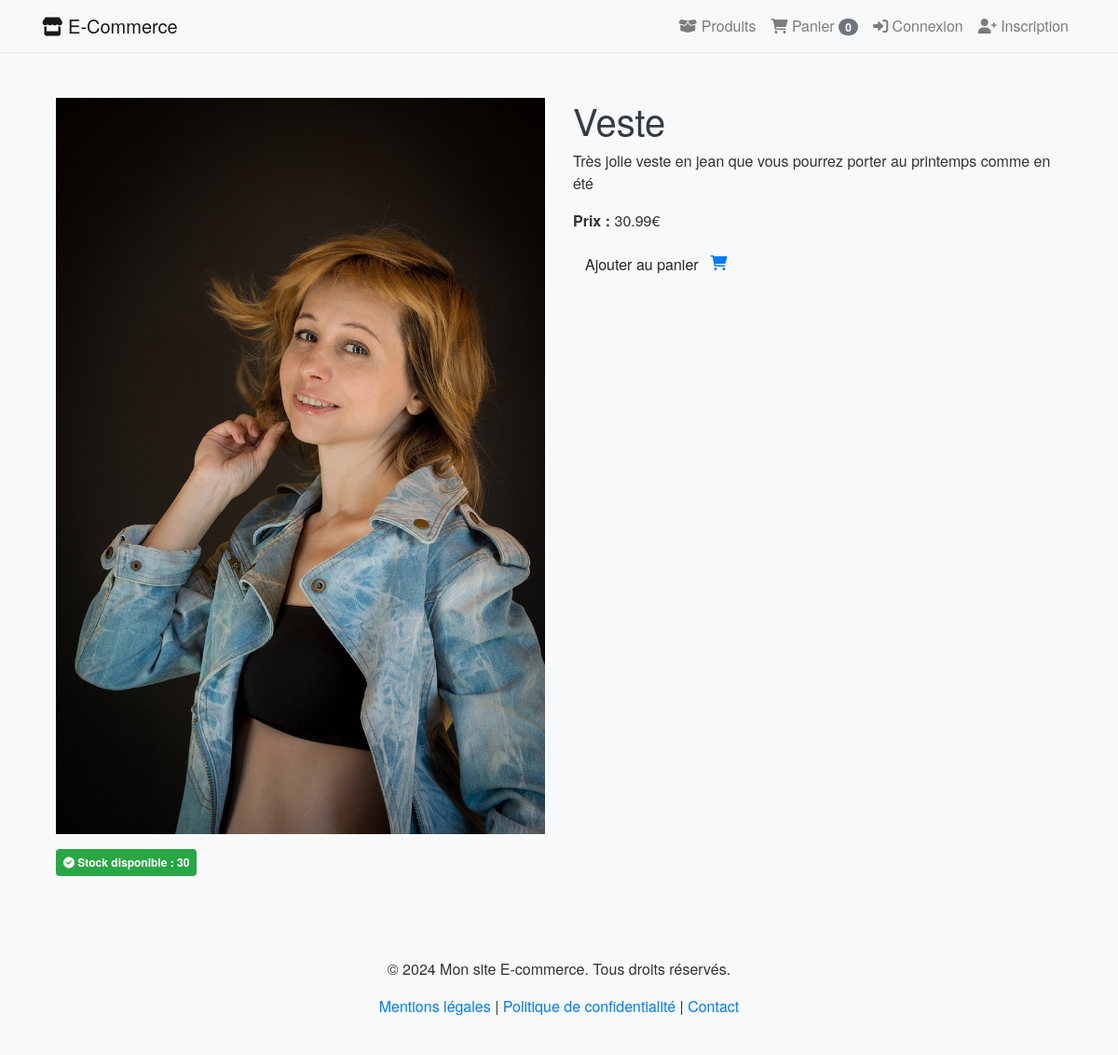
Page /product/veste/ on the earlier database version.
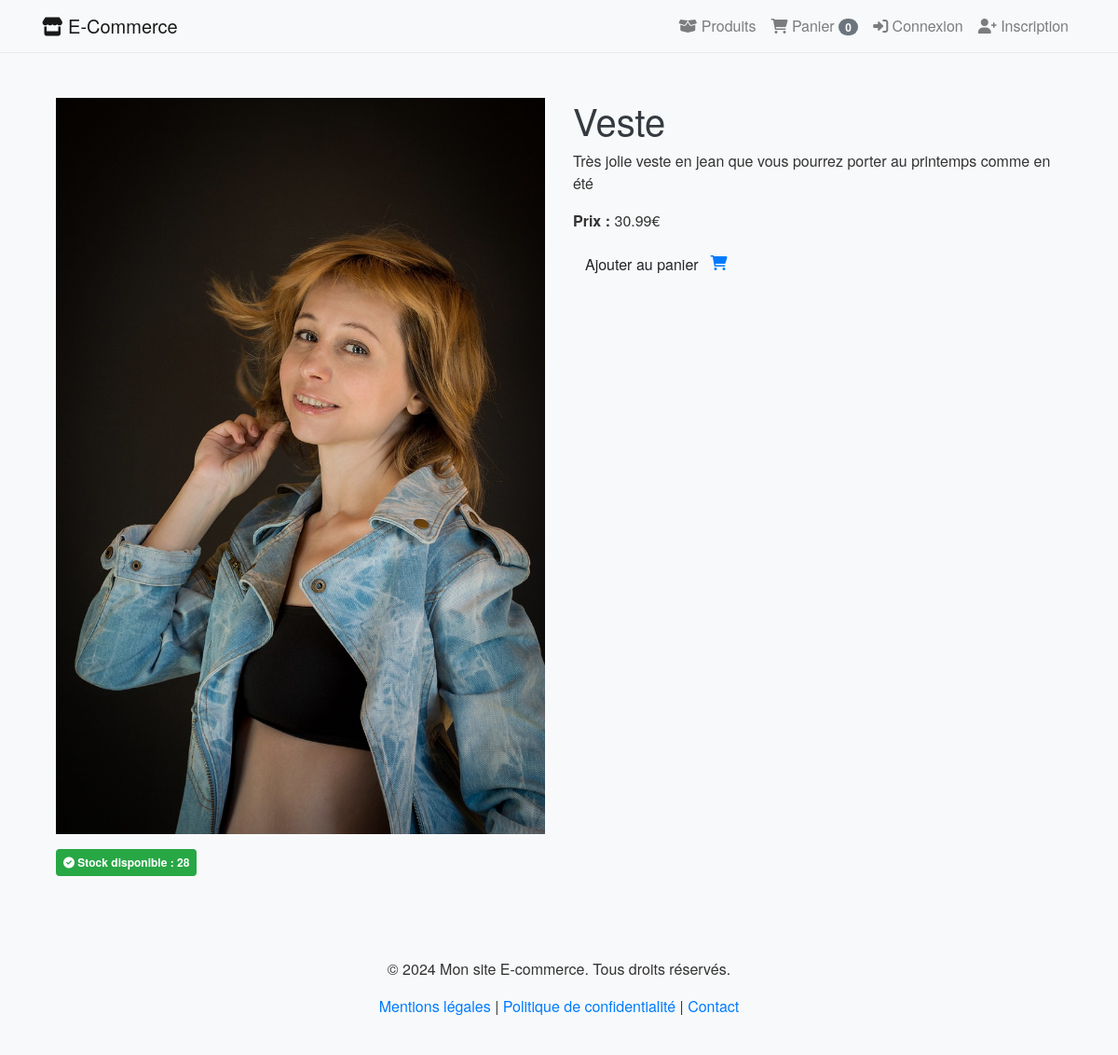
Same page on the later database version.
### shop/models.py (models this page shows, shortened)
class Product(models.Model):
    name = models.CharField(max_length=255)
    slug = models.SlugField(unique=True)
    category = models.ForeignKey('Category', on_delete=models.CASCADE)
    description = models.TextField()
    price = models.DecimalField(max_digits=10, decimal_places=2)
    stock_minimum = models.IntegerField(default=5)  # Seuil minimum de stock
    stock = models.IntegerField()
    available = models.BooleanField(default=True)
    created_at = models.DateTimeField(auto_now_add=True)
    image = models.ImageField(upload_to='products/%Y/%m/%d/', blank=True)

### shop/views.py (the view)
# urls.py: path('product/<slug:slug>/', views.product_detail, name='product_detail'),
def product_detail(request, slug):
    product = Product.objects.get(slug=slug)
    return render(request, 'shop/product_detail.html', {'product': product})

### shop/context_processors.py (called while the page is built)
def cart_items_count(request):
    if request.user.is_authenticated:
        try:
            cart = Cart.objects.get(user=request.user)
            return {'cart_items': cart.cartitem_set.all()}
        except Cart.DoesNotExist:
            return {'cart_items': []}
    return {'cart_items': []}

### templates/shop/product_detail.html
{% extends 'base.html' %}
{% block content %}
<div class="container my-5">
    <div class="row">
        <div class="col-md-6">
            <img src="{{ product.image.url }}" alt="{{ product.name }}" class="img-fluid">
        </div>
        <div class="col-md-6">
            <h1>{{ product.name }}</h1>
            <p>{{ product.description }}</p>
            <p><strong>Prix :</strong> {{ product.price }}€</p>
            <a href="{% url 'add_to_cart' product.id %}" class="btn btn-custom">Ajouter au panier</a><i class="fas fa-shopping-cart" style="color: #007bff;"></i>
        </div>
    </div>
    <div class="mt-3">
        {% if product.stock > 0 %}
            <p class="badge badge-success p-2">
                <i class="fas fa-check-circle"></i> Stock disponible : {{ product.stock }}
            </p>
        {% else %}
            <p class="badge badge-danger p-2">
                <i class="fas fa-times-circle"></i> En rupture de stock
            </p>
        {% endif %}
    </div>
</div>
{% endblock %}

### templates/base.html (shortened to what this page needs)
{% load static %}
<!DOCTYPE html>
<html lang="fr">
<head>
    <link rel="stylesheet" href="https://stackpath.bootstrapcdn.com/bootstrap/4.5.2/css/bootstrap.min.css">
    <link rel="stylesheet" href="https://cdnjs.cloudflare.com/ajax/libs/font-awesome/6.0.0-beta3/css/all.min.css">
    <link rel="stylesheet" href="{% static 'shop/css/style.css' %}">
</head>
<body>
    <nav class="navbar navbar-expand-lg navbar-light bg-light">
        <div class="container">
            <a class="navbar-brand" href="{% url 'product_list' %}">
                <i class="fas fa-store"></i> E-Commerce
            </a>
            <div class="collapse navbar-collapse" id="navbarNav">
                <ul class="navbar-nav ml-auto">
                    <li class="nav-item">
                        <a class="nav-link" href="{% url 'product_list' %}">
                            <i class="fas fa-box-open"></i> Produits
                        </a>
                    </li>
                    <li class="nav-item">
                        <a class="nav-link" href="{% url 'cart_detail' %}">
                            <i class="fas fa-shopping-cart"></i> Panier
                            <span class="badge badge-pill badge-secondary">{{ cart_items|length }}</span>
                        </a>
                    </li>
                    {% if user.is_authenticated %}
                        <li class="nav-item">
                            <a class="nav-link" href="{% url 'logout' %}">
                                <i class="fas fa-sign-out-alt"></i> Déconnexion
                            </a>
                        </li>
                    {% else %}
                        <li class="nav-item">
                            <a class="nav-link" href="{% url 'login' %}">
                                <i class="fas fa-sign-in-alt"></i> Connexion
                            </a>
                        </li>
                        <li class="nav-item">
                            <a class="nav-link" href="{% url 'signup' %}">
                                <i class="fas fa-user-plus"></i> Inscription
                            </a>
                        </li>
                    {% endif %}
                </ul>
            </div>
        </div>
    </nav>
    <div class="container mt-5">
        {% block content %}{% endblock %}
    </div>
    <footer class="bg-light py-4 mt-5">
        <div class="container text-center">
            <p>&copy; 2024 Mon site E-commerce. Tous droits réservés.</p>
            <p>
                <a href="#">Mentions légales</a> |
                <a href="#">Politique de confidentialité</a> |
                <a href="#">Contact</a>
            </p>
        </div>
    </footer>
</body>
</html>

### static/shop/css/style.css (style rules this page uses)
body { background-color: #f8f9fa; font-family: 'Helvetica Neue', Arial, sans-serif; }
h1, h2, h3 { color: #343a40; }
body { background-color: #f8f9fa; color: #333333; }
.navbar { background-color: #ffffff; border-bottom: 1px solid #e9ecef; }
.navbar-brand, .nav-link { color: #007bff; }
footer { background-color: #e9ecef; color: #333333; }
footer a { color: #007bff; }

Differences in the rows shown:
changed Product "Veste": stock "30" → "28"
